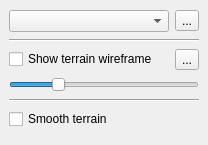
<?xml version="1.0" encoding="UTF-8"?>
<ui version="4.0">
 <class>Reos3DTerrainSettingsWidget</class>
 <widget class="QWidget" name="Reos3DTerrainSettingsWidget">
  <property name="geometry">
   <rect>
    <x>0</x>
    <y>0</y>
    <width>208</width>
    <height>145</height>
   </rect>
  </property>
  <property name="sizePolicy">
   <sizepolicy hsizetype="Preferred" vsizetype="Maximum">
    <horstretch>0</horstretch>
    <verstretch>0</verstretch>
   </sizepolicy>
  </property>
  <property name="windowTitle">
   <string>Form</string>
  </property>
  <layout class="QGridLayout" name="gridLayout">
   <property name="leftMargin">
    <number>9</number>
   </property>
   <property name="topMargin">
    <number>9</number>
   </property>
   <property name="rightMargin">
    <number>9</number>
   </property>
   <property name="bottomMargin">
    <number>9</number>
   </property>
   <item row="4" column="0">
    <widget class="Line" name="line">
     <property name="orientation">
      <enum>Qt::Horizontal</enum>
     </property>
    </widget>
   </item>
   <item row="3" column="0">
    <widget class="QSlider" name="mWireframeWidthSlider">
     <property name="minimum">
      <number>1</number>
     </property>
     <property name="maximum">
      <number>30</number>
     </property>
     <property name="value">
      <number>8</number>
     </property>
     <property name="orientation">
      <enum>Qt::Horizontal</enum>
     </property>
    </widget>
   </item>
   <item row="2" column="0">
    <layout class="QHBoxLayout" name="horizontalLayout">
     <item>
      <widget class="QCheckBox" name="mWireframeCheckBox">
       <property name="text">
        <string>Show terrain wireframe</string>
       </property>
      </widget>
     </item>
     <item>
      <widget class="ReosColorButton" name="mWireframeColorButton">
       <property name="text">
        <string>...</string>
       </property>
      </widget>
     </item>
    </layout>
   </item>
   <item row="1" column="0">
    <widget class="Line" name="line_2">
     <property name="orientation">
      <enum>Qt::Horizontal</enum>
     </property>
    </widget>
   </item>
   <item row="5" column="0">
    <widget class="QCheckBox" name="mSmoothedCheckBox">
     <property name="text">
      <string>Smooth terrain</string>
     </property>
    </widget>
   </item>
   <item row="0" column="0">
    <layout class="QHBoxLayout" name="horizontalLayout_2">
     <property name="topMargin">
      <number>0</number>
     </property>
     <item>
      <widget class="QComboBox" name="mRenderingTypeCombo"/>
     </item>
     <item>
      <widget class="ReosColorButton" name="mTerrainColorButton">
       <property name="text">
        <string>...</string>
       </property>
      </widget>
     </item>
    </layout>
   </item>
  </layout>
 </widget>
 <customwidgets>
  <customwidget>
   <class>ReosColorButton</class>
   <extends>QToolButton</extends>
   <header>reoscolorbutton.h</header>
  </customwidget>
 </customwidgets>
 <resources/>
 <connections/>
</ui>
